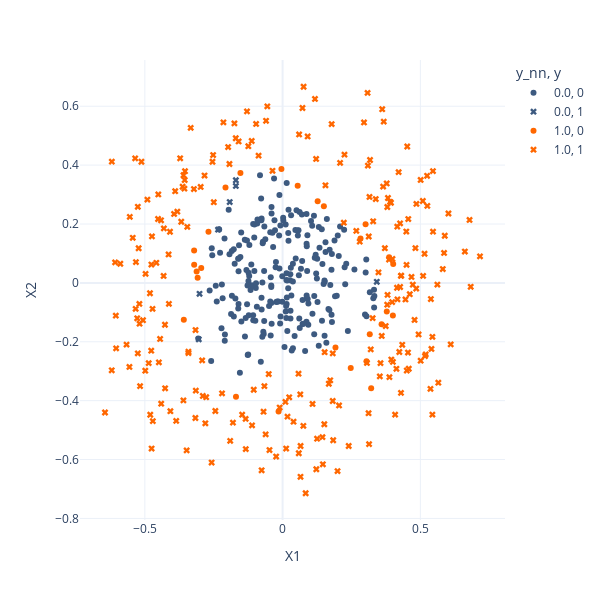

The cell this chart's notebook holds for it:
### Code cell
px.scatter(data_frame=train,
           x="X1",
           y="X2",
           color="y_nn",
           symbol="y",
           color_discrete_sequence=["#3d5a80", "#ff6700"],
           symbol_sequence=["circle", "x"],
           height=600,
           width=600,
           template="plotly_white")

### Figure 1 — Plotly figure (JSON) as saved in the notebook; plotly's stock layout.template omitted (floating-point values rounded to 4 significant figures; data arrays with more than 128 entries replaced by an {"elided": "..."} marker saying what was removed)
{"data": [{"hovertemplate": "y_nn=0.0<br>y=0<br>X1=%{x}<br>X2=%{y}<extra></extra>", "legendgroup": "0.0, 0", "marker": {"color": "#3d5a80", "symbol": "circle"}, "mode": "markers", "name": "0.0, 0", "orientation": "v", "showlegend": true, "type": "scatter", "x": {"elided": "223 float values"}, "xaxis": "x", "y": {"elided": "223 float values"}, "yaxis": "y"}, {"hovertemplate": "y_nn=0.0<br>y=1<br>X1=%{x}<br>X2=%{y}<extra></extra>", "legendgroup": "0.0, 1", "marker": {"color": "#3d5a80", "symbol": "x"}, "mode": "markers", "name": "0.0, 1", "orientation": "v", "showlegend": true, "type": "scatter", "x": [-0.3016, -0.192, -0.3044, -0.1697, 0.3418, -0.1698, -0.2344], "xaxis": "x", "y": [-0.03711, 0.2745, -0.1915, 0.3486, 0.003652, 0.3292, 0.1809], "yaxis": "y"}, {"hovertemplate": "y_nn=1.0<br>y=0<br>X1=%{x}<br>X2=%{y}<extra></extra>", "legendgroup": "1.0, 0", "marker": {"color": "#ff6700", "symbol": "circle"}, "mode": "markers", "name": "1.0, 0", "orientation": "v", "showlegend": true, "type": "scatter", "x": [0.3781, 0.4014, 0.2473, 0.3012, -0.3084, 0.3592, 0.1272, 0.1919, -0.3212, 0.3163, -0.01465, 0.3214, -0.2954, -0.3586, -0.1532, 0.05468, -0.2073, -0.3211, 0.2828, -0.3121, 0.3867, -0.1693, -0.004285, 0.3044, -0.2691, 0.4003, 0.1498], "xaxis": "x", "y": [-0.09688, 0.06451, -0.2893, 0.1994, 0.01757, -0.1401, 0.2771, -0.2192, 0.11, -0.1748, -0.4371, -0.3579, 0.05034, -0.1252, 0.3736, 0.3298, 0.3239, 0.06135, 0.1504, 0.03868, 0.0872, -0.3866, 0.3868, -0.2664, 0.174, -0.1105, 0.2601], "yaxis": "y"}, {"hovertemplate": "y_nn=1.0<br>y=1<br>X1=%{x}<br>X2=%{y}<extra></extra>", "legendgroup": "1.0, 1", "marker": {"color": "#ff6700", "symbol": "x"}, "mode": "markers", "name": "1.0, 1", "orientation": "v", "showlegend": true, "type": "scatter", "x": {"elided": "243 float values"}, "xaxis": "x", "y": {"elided": "243 float values"}, "yaxis": "y"}], "layout": {"height": 600, "legend": {"title": {"text": "y_nn, y"}, "tracegroupgap": 0}, "margin": {"t": 60}, "width": 600, "xaxis": {"anchor": "y", "domain": [0, 1], "title": {"text": "X1"}}, "yaxis": {"anchor": "x", "domain": [0, 1], "title": {"text": "X2"}}}}
